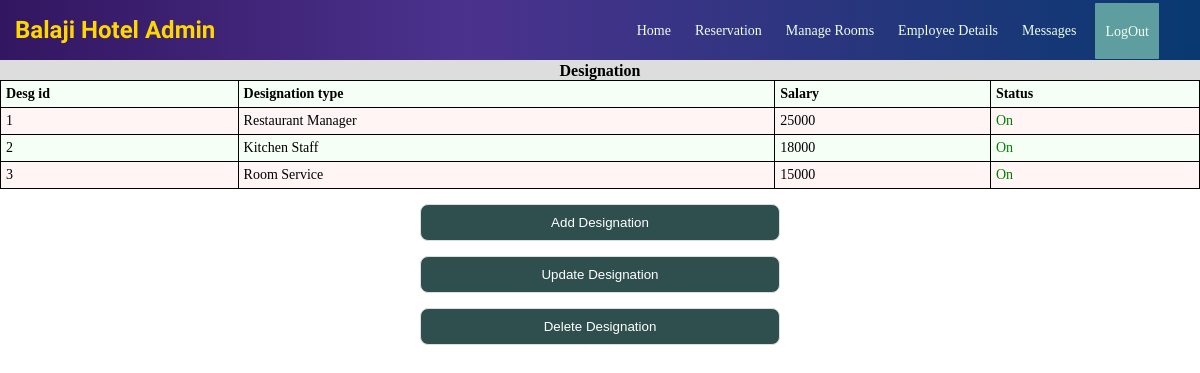
/admin/empshowd.php (signed in), run on the app's committed database.
### tables this page shows
CREATE TABLE empdgon (edid INT(3) PRIMARY KEY, edname VARCHAR(25),esalary varchar(9),edstatus int(3));

### admin/empshowd.php (the view, shortened to what this page needs)
<?php include('nav.php'); ?>
<!DOCTYPE html>
<html>
<head>
</head>
<body>
    <div class="myss" style="overflow-x:auto;">
        <h4 align="center "> Designation </h4>
        <table id="myTable">
            <tr>
                <th>Desg id</th>
                <th>Designation type</th>
                <th>Salary</th>
                <th>Status</th>
            </tr>
            <?php
            $con = makeconnection();
            $sql = "SELECT * FROM `empdgon`";
            $rs = mysqli_query($con, $sql);
            while ($row = mysqli_fetch_assoc($rs)) {
                echo "<tr>";
                echo "<td>";
                echo $row['edid'];
                echo "</td>";
                echo "<td>";
                echo $row['edname'];
                echo "</td>";
                echo "<td>";
                echo $row['esalary'];
                echo "</td>";
                echo "<td>";
                if ($row['edstatus'] == 0)
                    echo "<p style='color:green;'> On </p>";
                else if ($row['edstatus'] == 1)
                    echo "<p style='color:red;'> Off </p>";
                echo "</td>";
                echo "</tr>";
            }
            ?>
        </table>
    </div>
    <button class="button2" onclick="javascript:window.open('empd1.php','_self')"> Add Designation </button>
    <button class="button2" onclick="javascript:window.open('empdup1.php','_self')"> Update Designation </button>
    <button class="button2" onclick="javascript:window.open('empdel.php','_self')"> Delete Designation </button>
</body>
</html>

### admin/nav.php (style rules this page uses)
* { padding: 0; margin: 0; text-decoration: none; list-style: none; box-sizing: border-box; }
html, body { width: 100%; height: 100%; margin: 0px; padding: 0px; overflow-x: hidden; }

### admin/empshowd.php (style rules this page uses)
html, body { width: 100%; height: 100%; margin: 0px; padding: 0px; overflow-x: hidden; }
.myss { padding-top: 10px; margin-top: -8px; background-color: #ddd; }
table { border-collapse: collapse; border-spacing: 0; width: 100%; border: 1px solid #ddd; font-size: 14px; }
th, td { text-align: left; padding: 5px; }
tr:nth-child(even) { background-color: #fff5f5; }
tr:nth-child(odd) { background-color: #f6fff5; }
table, th, td { border: 0.01em solid black; }
.button2 { padding: 10px 20px; background-color: darkslategrey; border: 1px solid #ddd; color: white; border-radius: 8px; width: 30%; margin-left: auto; margin-right: auto; margin-top: 15px; display: block; cursor: pointer; }

### data on the page
empdgon: edid "1", edname "Restaurant Manager", esalary "25000", edstatus "On"
empdgon: edid "2", edname "Kitchen Staff", esalary "18000", edstatus "On"
empdgon: edid "3", edname "Room Service", esalary "15000", edstatus "On"
